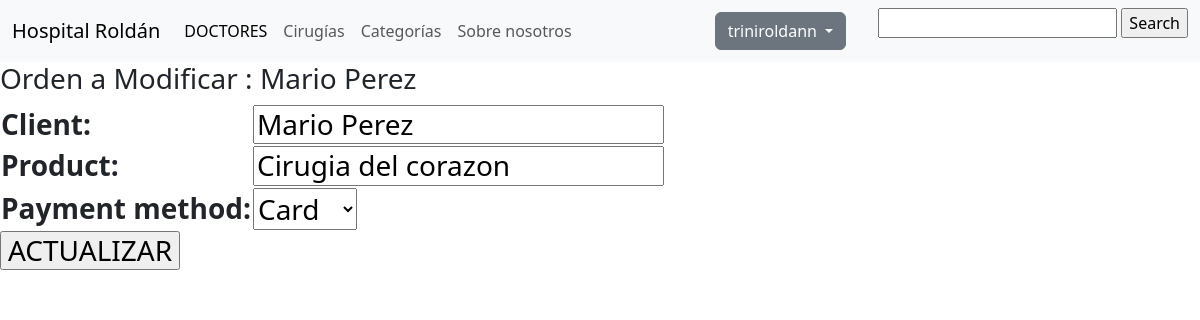
The page /orders/upgrade-orders/2 (signed in) on the database its author committed.
### orders/models.py (models this page shows, shortened)
class Order(models.Model):
    CHOICES = (
        ('Cash', 'Cash'),
        ('Card', 'Card'),
    )
    client = models.CharField(max_length=100)
    product = models.CharField(max_length=100)
    creation_time = models.DateTimeField(auto_now_add=True)
    payment_method = models.CharField(choices=CHOICES, max_length=4)

### orders/views.py (the view)
        class WrappedClass(UserPassesTestMixin, wrapped):
            def test_func(self):
                return self.request.user.is_superuser

### orders/views.py (called while the page is built)
def superuser_required():
    def wrapper(wrapped):
        class WrappedClass(UserPassesTestMixin, wrapped):
            def test_func(self):
                return self.request.user.is_superuser
        return WrappedClass
    return wrapper

### templates/orders/upgradeorder.html (shortened to what this page needs)
{% extends 'base.html' %}
{% block content %}
    <h3 > Orden a Modificar : {{object.client}} <h3 >
        <form action= "" method= "POST">
        <table>
            {{form.as_table}}
        </table>
        <p><input type="submit" value="ACTUALIZAR" ></p>
    </form>
{% endblock %}

### templates/base.html (shortened to what this page needs)
<!DOCTYPE html>
<html lang="en">
<head>
    <link href="https://cdn.jsdelivr.net/npm/bootstrap@5.3.0-alpha1/dist/css/bootstrap.min.css" rel="stylesheet">
</head>
<body>
      <nav class="navbar navbar-expand-lg bg-body-tertiary">
        <div class="container-fluid">
          <a class="navbar-brand" href="/">Hospital Roldán</a>
          <div class="collapse navbar-collapse" id="navbarSupportedContent">
            <ul class="navbar-nav me-auto mb-2 mb-lg-0">
              <li class="nav-item">
                <a class="nav-link active" aria-current="page" href="/doctors/list-doctors/">DOCTORES</a></a>
              </li>
              <li class="nav-item">
                <a class="nav-link" href="/surgeries/list-surgeries/">Cirugías</a>
              </li>
              <li class="nav-item">
                <a class="nav-link" href="/surgeries/list-categories/">Categorías</a>
              </li>
              <li class="nav-item">
                <a class="nav-link" href="/about/">Sobre nosotros</a>
              </li>
            </ul>
            {% if request.user.is_authenticated%}
            <div class="dropdown">
              <button class="btn btn-secondary dropdown-toggle" type="button" data-bs-toggle="dropdown" aria-expanded="false">
                {{user.username}}
              </button>
               {% else %}
               <div class="btn-group" role="group" aria-label="Basic mixed styles example">
              <a <button type="button" class="btn btn-success" href="/users/login/">Login</button></a>
              <a <button type="button" class="btn btn-primary" href="/users/register/">SingUp</button></a>
              </div>
                {% endif %}
            </div>
          <ul>
            <form class="form-inline my-2 my-lg-0" action="/doctors/list-doctors/" method='GET'>
              <input type='text' name='q' value='{{ request.GET.q }}'>
              <input class="button" type='submit' value="Search">
            </form>
          </div>
        </div>
      </nav>
    {% block content %}
    {% endblock %}
</body>
</html>

### rows shown on the page
Order: client "Mario Perez", product "Cirugia del corazon", payment_method "Card"

### other values the page prints
{{ user.username }} "triniroldann"
